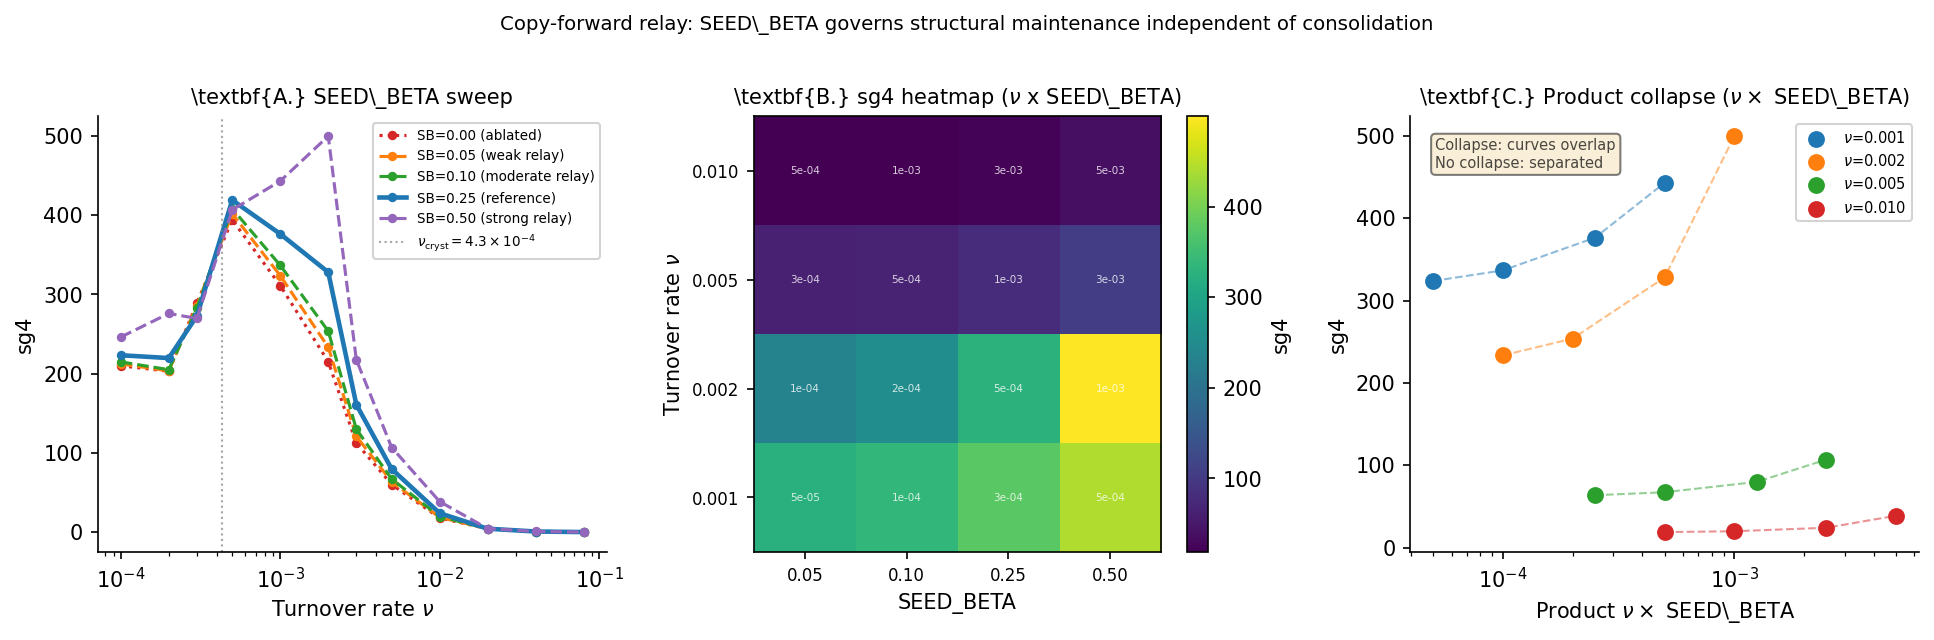

This figure's Python source:
"""
paper12_figure1.py -- Figure 1 for Paper 12

Three-panel figure:
  Panel A: SEED_BETA sweep -- sg4 vs nu for 5 SB values.
           SB=0.00 should show collapse (no relay).
           SB=0.05-0.50 should show progressive adaptive peak recovery.
  Panel B: sg4 heatmap -- nu x SEED_BETA 2D grid (Exp2).
           If product hypothesis holds, iso-product diagonals should be similar.
  Panel C: Product (nu*SB) vs sg4 scatter -- tests if nu*SB collapses the curve.
           Colored by nu value. If collapse: single line. If not: separated curves.

Output: paper12_figure1.pdf, paper12_figure1.png
"""
import json, os
import numpy as np
import math
import matplotlib
matplotlib.use("Agg")
import matplotlib.pyplot as plt

DIR = os.path.dirname(__file__)

r1 = json.load(open(os.path.join(DIR, "results", "paper12_exp1_results.json")))
r2 = json.load(open(os.path.join(DIR, "results", "paper12_exp2_results.json")))

DEATH_PS = [0.0001, 0.0002, 0.0003, 0.0005, 0.001, 0.002,
            0.003, 0.005, 0.010, 0.020, 0.040, 0.080]
SEED_BETA_VALS = [0.00, 0.05, 0.10, 0.25, 0.50]
NU_VALS = [0.001, 0.002, 0.005, 0.010]
SB_VALS = [0.05, 0.10, 0.25, 0.50]

COLORS5 = ["#d62728", "#ff7f0e", "#2ca02c", "#1f77b4", "#9467bd"]
FIELD_DECAY = 0.9997
nu_cryst = abs(math.log(FIELD_DECAY)) / math.log(2)

fig, axes = plt.subplots(1, 3, figsize=(13, 4.2))

# --- Panel A: SEED_BETA sweep ---
ax = axes[0]
SB_LABELS = [
    "SB=0.00 (ablated)",
    "SB=0.05 (weak relay)",
    "SB=0.10 (moderate relay)",
    "SB=0.25 (reference)",
    "SB=0.50 (strong relay)",
]
for si, sb in enumerate(SEED_BETA_VALS):
    y = [float(np.mean([v["sg4"] for v in r1[f"{sb},{dp}"]]))
         if f"{sb},{dp}" in r1 else np.nan
         for dp in DEATH_PS]
    lw = 2.2 if si == 3 else 1.5
    ls = "-" if si == 3 else ("--" if si > 0 else ":")
    ax.plot(DEATH_PS, y, color=COLORS5[si], lw=lw, ls=ls,
            marker="o", ms=3.5, label=SB_LABELS[si])
ax.axvline(x=nu_cryst, color="gray", lw=1.0, ls=":", alpha=0.7,
           label=r"$\nu_{\rm cryst}=4.3\times10^{-4}$")
ax.set_xscale("log")
ax.set_xlabel(r"Turnover rate $\nu$", fontsize=10)
ax.set_ylabel(r"sg4", fontsize=10)
ax.set_title(r"\textbf{A.} SEED\_BETA sweep", fontsize=10)
ax.legend(fontsize=6.5, loc="upper right", framealpha=0.85)
ax.spines["top"].set_visible(False)
ax.spines["right"].set_visible(False)

# --- Panel B: sg4 heatmap (nu x SB) ---
ax = axes[1]
heatmap = np.zeros((len(NU_VALS), len(SB_VALS)))
for i, nu in enumerate(NU_VALS):
    for j, sb in enumerate(SB_VALS):
        key = f"{sb},{nu}"
        if key in r2:
            heatmap[i, j] = float(np.mean([v["sg4"] for v in r2[key]]))
        else:
            heatmap[i, j] = np.nan

im = ax.imshow(heatmap, aspect="auto", origin="lower",
               cmap="viridis", interpolation="nearest")
ax.set_xticks(range(len(SB_VALS)))
ax.set_xticklabels([f"{sb:.2f}" for sb in SB_VALS], fontsize=8)
ax.set_yticks(range(len(NU_VALS)))
ax.set_yticklabels([f"{nu:.3f}" for nu in NU_VALS], fontsize=8)
ax.set_xlabel("SEED_BETA", fontsize=10)
ax.set_ylabel(r"Turnover rate $\nu$", fontsize=10)
ax.set_title(r"\textbf{B.} sg4 heatmap ($\nu$ x SEED\_BETA)", fontsize=10)
plt.colorbar(im, ax=ax, label="sg4")
# Overlay iso-product contours
for i, nu in enumerate(NU_VALS):
    for j, sb in enumerate(SB_VALS):
        prod = nu * sb
        ax.text(j, i, f"{prod:.0e}", ha="center", va="center",
                fontsize=5, color="white", alpha=0.8)

# --- Panel C: Product collapse scatter ---
ax = axes[2]
NU_COLORS = ["#1f77b4", "#ff7f0e", "#2ca02c", "#d62728"]
for i, nu in enumerate(NU_VALS):
    products = []
    sg4_vals = []
    for j, sb in enumerate(SB_VALS):
        key = f"{sb},{nu}"
        if key in r2:
            products.append(nu * sb)
            sg4_vals.append(float(np.mean([v["sg4"] for v in r2[key]])))
    ax.scatter(products, sg4_vals, color=NU_COLORS[i], s=50, zorder=3,
               label=r"$\nu$=" + f"{nu:.3f}")
    ax.plot(products, sg4_vals, color=NU_COLORS[i], lw=1.0, ls="--", alpha=0.5)
ax.set_xscale("log")
ax.set_xlabel(r"Product $\nu \times$ SEED\_BETA", fontsize=10)
ax.set_ylabel(r"sg4", fontsize=10)
ax.set_title(r"\textbf{C.} Product collapse ($\nu \times$ SEED\_BETA)", fontsize=10)
ax.legend(fontsize=7, framealpha=0.85)
ax.spines["top"].set_visible(False)
ax.spines["right"].set_visible(False)
ax.text(0.05, 0.95, "Collapse: curves overlap\nNo collapse: separated",
        transform=ax.transAxes, fontsize=7, va="top", alpha=0.7,
        bbox=dict(boxstyle="round,pad=0.3", facecolor="wheat", alpha=0.5))

fig.suptitle(
    r"Copy-forward relay: SEED\_BETA governs structural maintenance independent of consolidation",
    fontsize=9.5, y=1.01
)
fig.tight_layout()

OUT = os.path.join(DIR, "paper12_figure1")
fig.savefig(OUT + ".pdf", bbox_inches="tight")
fig.savefig(OUT + ".png", dpi=150, bbox_inches="tight")
print(f"Saved {OUT}.pdf and {OUT}.png")
